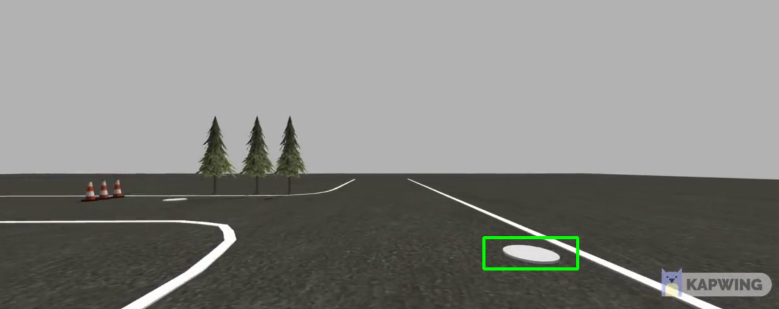
#> input picture 1.jpg, 1557 x 618 px, given in place of bolt_test_pothole.mp4, which was not available (shown at 1/2 size)
$ jupyter execute 'Pothole detection.ipynb'   (text cells are left out)
#> lines starting #> are read from the running program, lines starting #| are printed output that depends on the picture; after the words box and inside, x2 and y2 are one past the last pixel; in counts of white or black regions, pixels touching at a corner belong together; pictures that were not available may be replaced by others from this repository, and a replacement may not be noted
[cell 1]
import cv2
import numpy as np
import cv2.cv2 as cv

# Create a VideoCapture object and read from input file
cap = cv2.VideoCapture('abhiyaan/bolt_test_pothole.mp4')

# Check if camera opened successfully
if (cap.isOpened()== False):
    print("Error opening video  file")

# Read until video is completed
while(cap.isOpened()):

      # Capture frame-by-frame
      ret, frame = cap.read()
#> frame is the input picture: shape (618, 1557, 3); mean B, G, R 128, 132.1, 131.4
      if ret == True:

        # Display the resulting frame
        hsv = cv2.cvtColor(frame, cv2.COLOR_BGR2HSV)
#> hsv: shape (618, 1557, 3); mean H, S, V 14.1, 14.3, 132.3
        img=  frame

        # We are framing the image with mask. Here pathhlanes and blobs are black
        lower_white = np.array([0,0,168])# define range of black color in HSV
        upper_white = np.array([172,111,255])
        mask = cv2.inRange(hsv, lower_white, upper_white)
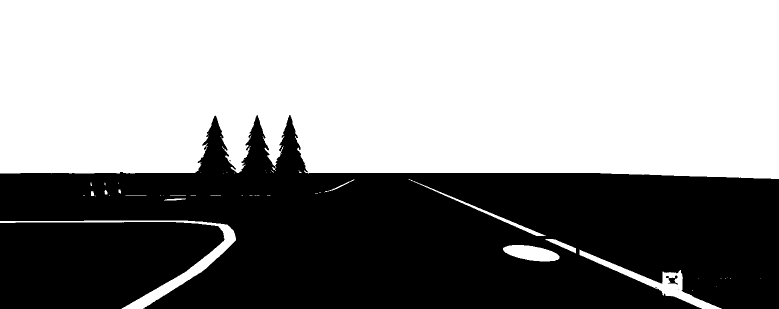
#> mask: shape (618, 1557) (shown at 1/2 size); 56.7% white; 8 black regions (4 under 20 px), largest, box (x1, y1, x2, y2) and area: (0, 230, 1557, 618) 352315, (0, 444, 449, 618) 64319, (1336, 551, 1356, 569) 168, (1332, 552, 1338, 556) 21
        res = cv2.bitwise_and(img,img, mask= mask)# Bitwise-AND mask and original image
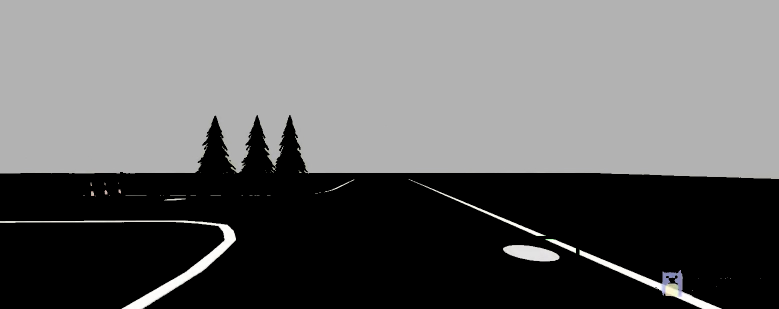
#> res: shape (618, 1557, 3) (shown at 1/2 size); mean B, G, R 101.7, 101.7, 101.8
        res2 = cv2.bitwise_not(mask)


        params = cv2.SimpleBlobDetector_Params()

        # Set Area filtering parameters
        params.filterByArea = True
        params.minArea = 1400


        # Set Circularity filtering parameters
        params.filterByCircularity = True
        params.minCircularity = 0.4

        # Set Convexity filtering parameters
        params.filterByConvexity = True
        params.minConvexity = 0.2

        # Set inertia filtering parameters
        params.filterByInertia = True
        params.minInertiaRatio = 0.01


        # Create a detector with the parameters
        detector = cv2.SimpleBlobDetector_create(params)

        # Detect blobs
        keypoints = detector.detect(res2)
#> keypoints = 1 keypoints; (x, y, size): (1062, 506, 64.8)
        #print(keypoints)

        # Draw blobs on our image as red circles
        blank = np.zeros((1, 1))
        blobs = cv2.drawKeypoints(res2, keypoints, blank, (0, 255, 0),
                        cv2.DRAW_MATCHES_FLAGS_DRAW_RICH_KEYPOINTS)
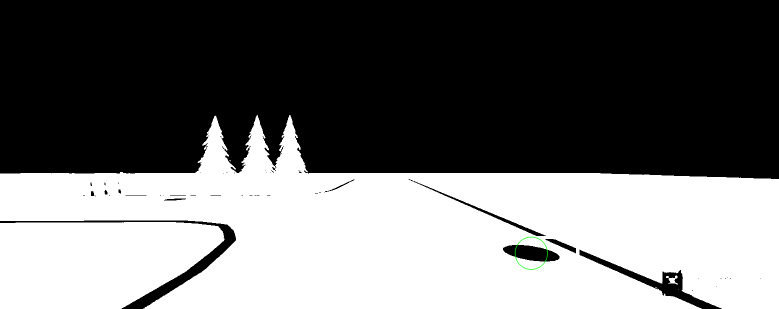
#> blobs: shape (618, 1557, 3) (shown at 1/2 size); mean of channels 0, 1, 2 110.4, 110.5, 110.4; drawn as B, G, R


        cv2.imshow('Frame', blobs)
        if len(keypoints)!=0:
            blobs=cv2.cvtColor(blobs,cv2.COLOR_BGR2GRAY)
#> blobs: shape (618, 1557)
            all_circs=cv2.HoughCircles(blobs,cv.HOUGH_GRADIENT,0.9,120,param1=50,param2=30,minRadius=5,maxRadius=80)
#> all_circs = [[1062.5, 506.5, 33.5]]
            x_center=all_circs[0][0][0]
#> x_center = 1062.5
            y_center=all_circs[0][0][1]
#> y_center = 506.5
            w=75
            l=25
            start_point=(int(x_center)-w,int(y_center)+l)
#> start_point = (987, 531)
            end_point=(int(x_center)+w,int(y_center)-l)
#> end_point = (1137, 481)
            color=(0,0,0)
            thickness=4
            img = cv2.rectangle(frame, start_point, end_point,color=(0,255,0), thickness=4)
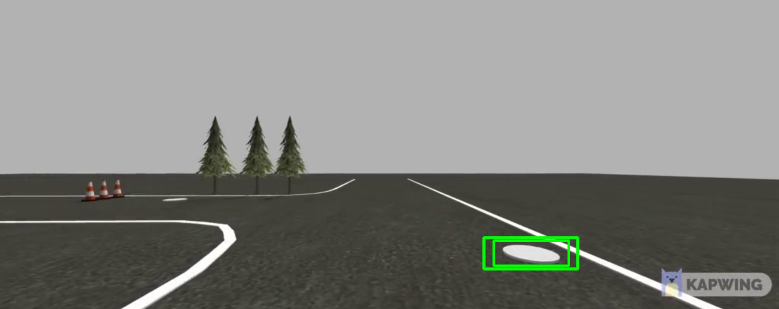
#> img: shape (618, 1557, 3) (shown at 1/2 size); 0.21% of pixels changed, all inside (x1, y1, x2, y2) = (985, 479, 1140, 534)
        else:
            img=frame

        cv2.imshow('Frame', img)

        # Press Q on keyboard to  exit
        if cv2.waitKey(25) & 0xFF == ord('q'):
#> (key q is pressed here)
            break

        # Break the loop
      else:
        break
# When everything done, release
# the video capture object
cap.release()

# Closes all the frames
cv2.destroyAllWindows()

$ run again, on 2.jpg
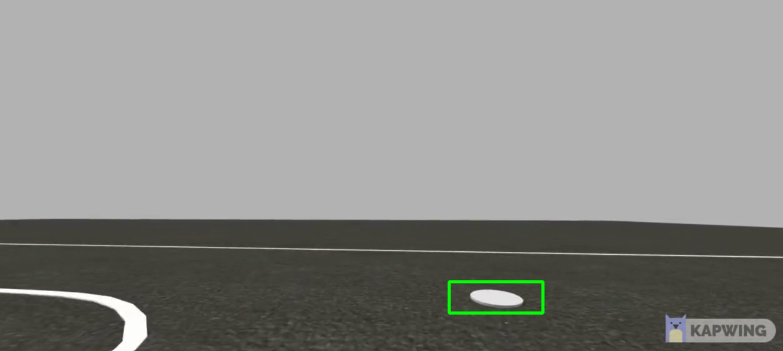
#> input picture 2.jpg, 1565 x 702 px, given in place of bolt_test_pothole.mp4, which was not available (shown at 1/2 size)
#> frame is the input picture: shape (702, 1565, 3); mean B, G, R 136.2, 139.6, 138.9
#> hsv: shape (702, 1565, 3); mean H, S, V 11.6, 11.4, 139.7
#> `mask = cv2.inRange(hsv, lower_white, upper_white)`:
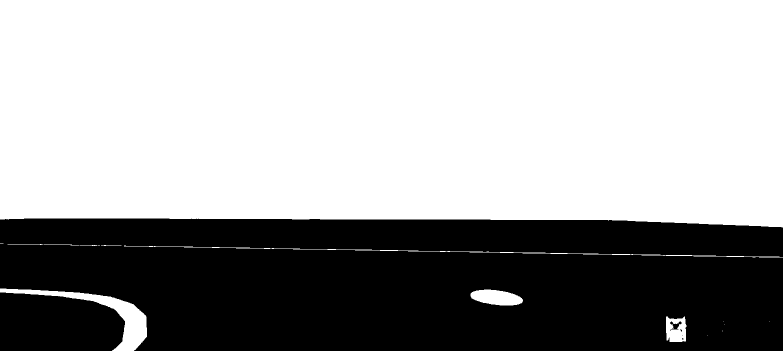
#> mask: shape (702, 1565) (shown at 1/2 size); 64% white; 7 black regions (4 under 20 px), largest, box (x1, y1, x2, y2) and area: (0, 437, 1565, 702) 370097, (0, 585, 250, 702) 25571, (1340, 643, 1363, 660) 180
#> keypoints = 2 keypoints; (x, y, size): (992, 595, 62), (1352, 659, 50)
#> all_circs = [[992.5, 595.5, 32.2], [1351.5, 659.5, 24.1]]
#> x_center = 992.5
#> y_center = 595.5
#> start_point = (917, 620)
#> end_point = (1067, 570)
#> `img = cv2.rectangle(frame, start_point, end_point,color=(0,255,0), thi..`:
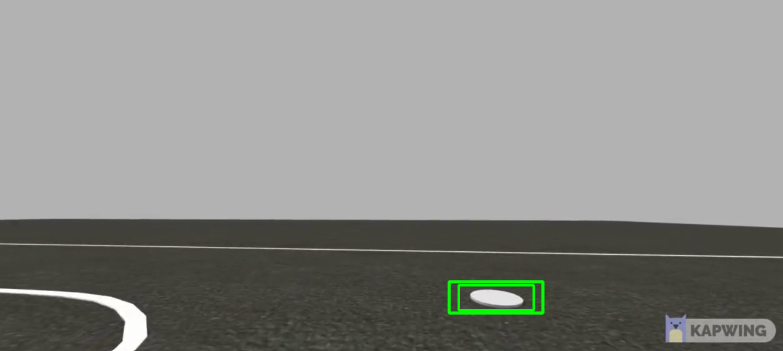
#> img: shape (702, 1565, 3) (shown at 1/2 size); 0.18% of pixels changed, all inside (x1, y1, x2, y2) = (915, 568, 1070, 623)

$ run again, on 3.jpg
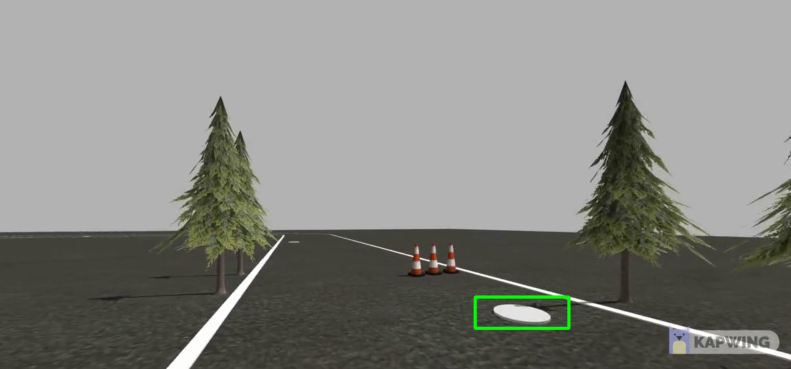
#> input picture 3.jpg, 1582 x 737 px, given in place of bolt_test_pothole.mp4, which was not available (shown at 1/2 size)
#> frame is the input picture: shape (737, 1582, 3); mean B, G, R 129.5, 134.6, 133.8
#> hsv: shape (737, 1582, 3); mean H, S, V 14.2, 17.5, 134.8
#> `mask = cv2.inRange(hsv, lower_white, upper_white)`:
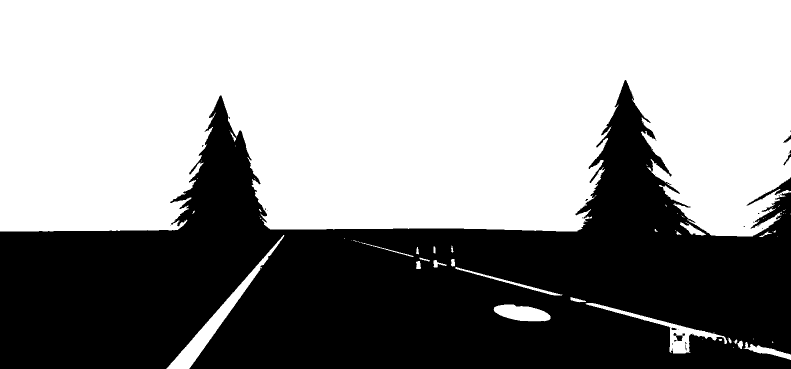
#> mask: shape (737, 1582) (shown at 1/2 size); 58.5% white; 35 black regions (29 under 20 px), largest, box (x1, y1, x2, y2) and area: (0, 160, 1582, 737) 482142, (1493, 354, 1582, 411) 838, (1347, 666, 1370, 682) 168, (1567, 300, 1582, 331) 100, (1567, 270, 1582, 286) 84, (1343, 655, 1354, 660) 37
#> keypoints = 1 keypoints; (x, y, size): (1043, 626, 65.8)
#> all_circs = [[1043.5, 625.5, 31.5]]
#> x_center = 1043.5
#> y_center = 625.5
#> start_point = (968, 650)
#> end_point = (1118, 600)
#> `img = cv2.rectangle(frame, start_point, end_point,color=(0,255,0), thi..`:
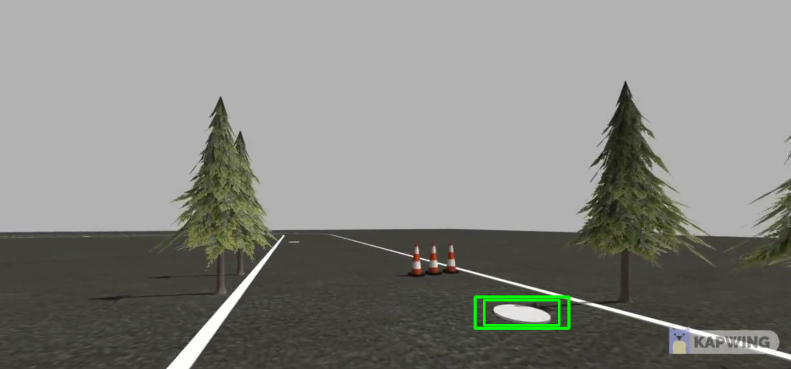
#> img: shape (737, 1582, 3) (shown at 1/2 size); 0.17% of pixels changed, all inside (x1, y1, x2, y2) = (966, 598, 1121, 653)
